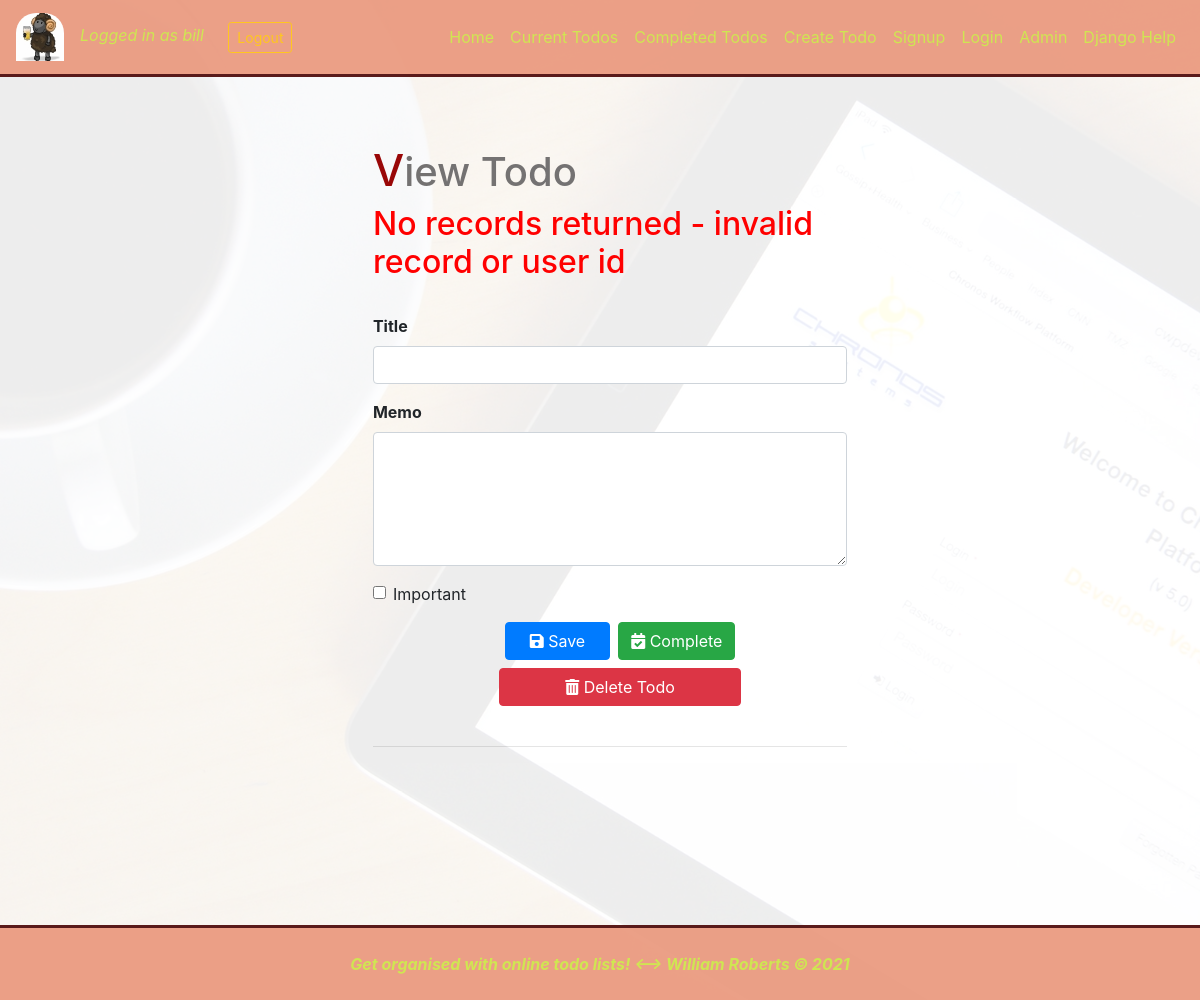
Before: /todo/17 (signed in) with the older database file.
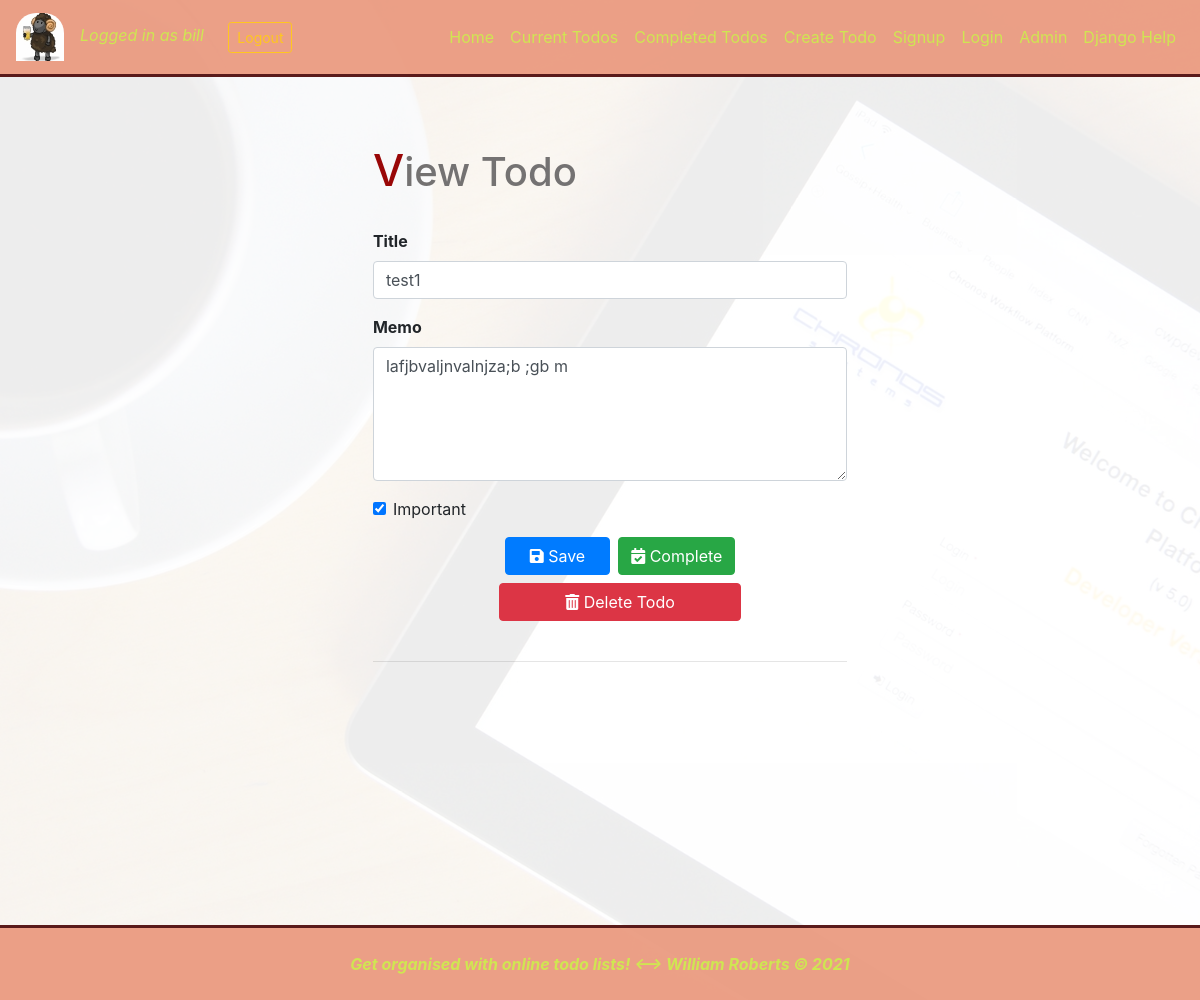
After: the same page with the newer database file.
### todo/models.py (models this page shows, shortened)
class Todo(models.Model):
    title = models.CharField(max_length=100)
    memo = models.TextField(blank=True)
    created = models.DateTimeField(auto_now_add=True)
    datecompleted = models.DateTimeField(null=True, blank=True)
    important = models.BooleanField(default=False)
    user = models.ForeignKey(User, on_delete=models.CASCADE)

### todo/views.py (the view, shortened to what this page needs)
# urls.py: path('todo/<int:todo_pk>', views.viewtodo, name='viewtodo'),
def viewtodo(request, todo_pk):
    try:
        todo = Todo.objects.get(id=todo_pk, user=request.user)
    except Exception as ex:
       return render(request, 'todo/viewtodo.html', {
            'error':'No records returned - invalid record or user id'})
    if request.method == 'GET':
        form = TodoForm(instance=todo)
        return render(request, 'todo/viewtodo.html', {'todo':todo, 'form':form})

### todo/forms.py
class TodoForm(ModelForm):
    class Meta:
        model = Todo
        fields = ['title', 'memo', 'important']

### todo/templates/todo/viewtodo.html (shortened to what this page needs)
{% extends 'base.html' %}
{% load static %}
{% block content %}
<div class="row justify-content-center mt-5">
  <div class="col-md-5">
    <h1>View Todo</h1>
    <h2 class="error">{{ error }}</h2>
    <br>
    <form method="POST">
      <div class="form-group">
        <label for="title"><b>Title</b></label>
        <input type="text" name="title" class="form-control" id="title" value="{{ todo.title }}" required>
      </div>
      <div class="form-group">
        <label for="memo"><b>Memo</b></label>
        <textarea name="memo" rows="5" class="form-control" id="memo">{{ todo.memo }}</textarea>
      </div>
      <div class="form-group form-check">
         <input type="checkbox" name="important" class="form-check-input"
        id="important" {% if todo.important %}checked{% endif %}>
        <label class="form-check-label" for="important">Important</label>
      </div>
      <div class="row justify-content-center">
        <button type="submit" class="btn btn-primary mr-2 px-4">
              <i class="fas fa-save"></i>  Save</button>
        <button type="button" class="btn btn-success" onclick="$('#complete').click()">
          <i class="fas fa-calendar-check"></i>  Complete</button>
      </div>
    </form>
    <div class="row justify-content-center">
      <button class="btn btn-danger mt-2  w-50"
              data-toggle="modal" data-target="#myModal">
              <i class="fas fa-trash-alt"></i>  Delete Todo</button>
    </div>
    <br>
    <hr />
  </div>
</div>
{% endblock content %}

Changed rows visible on the page:
added Todo: title "test1", memo "lafjbvaljnvalnjza;b ;gb m", important "☑"
Other visible differences:
{{ error }}: "No records returned - invalid record or user id" → (not shown)
form field important: "☐" → (not shown)
